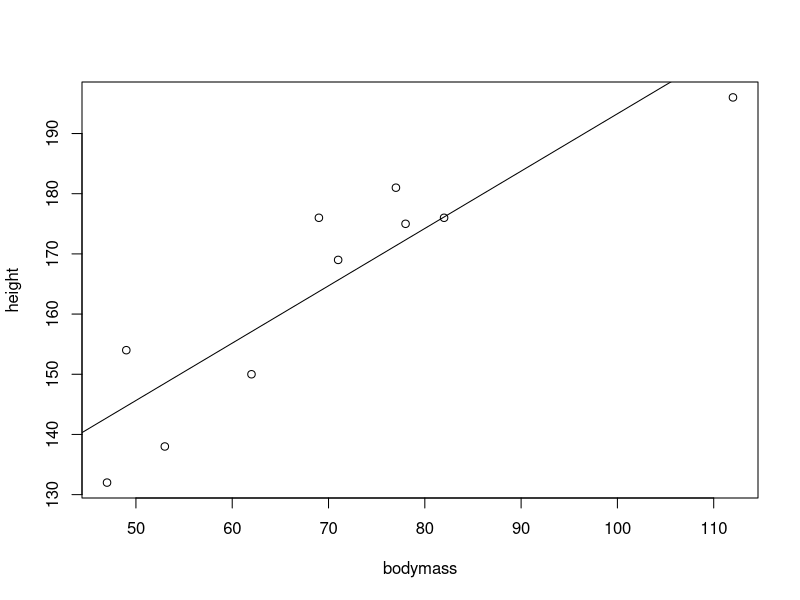

Reproduce this figure in R.
height <- c(176, 154, 138, 196, 132, 176, 181, 169, 150, 175)
bodymass <- c(82, 49, 53, 112, 47, 69, 77, 71, 62, 78)
plot(bodymass, height)
cor(height,bodymass, method = "pearson")
lm(height ~ bodymass)
abline(98.0054,0.9528)

t.test(height)